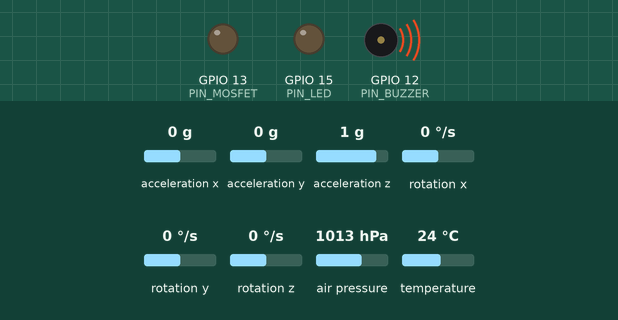
Recording of a sketch running on a simulated ESP32. Parts: output pins drawn as LEDs (lit = HIGH), buzzer (waves = sounding). The inputs (shaded band) are chosen by the test bench; at power-on: acceleration x 0 g, acceleration y 0 g, acceleration z 1 g, rotation x 0 °/s, rotation y 0 °/s, rotation z 0 °/s, air pressure 1013 hPa, temperature 24 °C. No radio packets arrive unless stated; what the sketch prints to the serial monitor is not drawn.

Above: at 1.16 s.
Timing chart, 0 to 4.1 s (numbered marks = the images above):
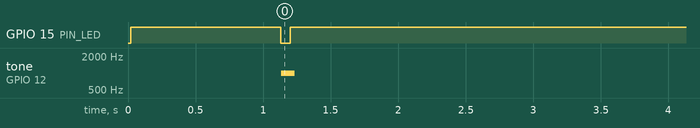

Measured:
- by itself, GPIO 15 (PIN_LED): HIGH → LOW at 1.1 s, → HIGH 0.07 s later
- by itself, tone on GPIO 12 (PIN_BUZZER): silent → 1000 Hz at 1.1 s, → silent 0.10 s later

The sketch:

FlightComputer.ino
```cpp
#include <Wire.h>
#include <SPI.h>
#include <LoRa.h>
#include <Adafruit_MPU6050.h>
#include <Adafruit_BMP085.h>
#include "FlightConfig.h"
#include "KalmanFilter.h"

// --- Components ---
Adafruit_MPU6050 mpu;
Adafruit_BMP085 bmp;
KalmanFilter2D fkalman; // 2D Kalman Filter (Pos, Vel)

// --- State Machine ---
enum FlightState {
  STATE_PRE_FLIGHT = 0,
  STATE_ARMED,
  STATE_POWERED_FLIGHT,
  STATE_COASTING,
  STATE_APOGEE,
  STATE_DESCENT,
  STATE_LANDED
};
FlightState currentState = STATE_PRE_FLIGHT;

// --- Global Variables ---
RocketData dataPacket;
unsigned long lastLoopTime = 0;
unsigned long lastTelemetryTime = 0;
const int LOOP_PERIOD_MS = 5; // 200Hz Control Loop

// Physics Tracking
float groundAltitude = 0;
float maxAltitude = -10000;
unsigned long stateStartTime = 0;

// Landing Detection
unsigned long landingStableStartTime = 0;

// Mosfet Safety
bool mosfetActive = false;
unsigned long mosfetStartTime = 0;

// Attitude Estimation (Complementary Filter)
float pitch = 0;
float roll = 0;
float alpha = 0.98; // Filter weight
unsigned long lastSensorRead = 0;

void setup() {
  Serial.begin(115200);

  // 1. Pin Setup
  pinMode(PIN_MOSFET, OUTPUT);
  digitalWrite(PIN_MOSFET, LOW);
  pinMode(PIN_BUZZER, OUTPUT);
  pinMode(PIN_LED, OUTPUT);

  // 2. I2C & Sensors
  Wire.begin(I2C_SDA, I2C_SCL);
  Wire.setClock(400000); // 400kHz I2C

  if (!mpu.begin()) {
    Serial.println("MPU Fail!");
    while(1);
  }
  mpu.setAccelerometerRange(MPU6050_RANGE_16_G);
  mpu.setGyroRange(MPU6050_RANGE_500_DEG);
  mpu.setFilterBandwidth(MPU6050_BAND_21_HZ);

  if (!bmp.begin()) {
    Serial.println("BMP Fail!");
    while(1);
  }

  // 3. LoRa Setup
  LoRa.setPins(LORA_SS, LORA_RST, LORA_DIO0);
  if (!LoRa.begin(LORA_FREQ)) {
    Serial.println("LoRa Fail!");
    while(1);
  }
  LoRa.setTxPower(17); // Reduced from 20 to 17dBm to prevent power sag issues
  LoRa.setSpreadingFactor(LORA_SPREADING_FACTOR);
  LoRa.setSyncWord(LORA_SYNC_WORD); // Isolate network
  LoRa.enableCrc(); // Enable Data Integrity Check

  // 4. Calibration
  Serial.println("Calibrating Baro...");
  digitalWrite(PIN_LED, HIGH);
  float sum = 0;
  for(int i=0; i<100; i++) {
    sum += bmp.readAltitude(SEA_LEVEL_PRESSURE * 100);
    delay(10);
  }
  groundAltitude = sum / 100.0;
  digitalWrite(PIN_LED, LOW);

  // Initialize Kalman Filter
  // Q_pos=0.1, Q_vel=0.1, R_alt=2.0 (Tune these!)
  fkalman.begin(groundAltitude, 0.1, 0.1, 2.0);

  // Beep to indicate ready
  tone(PIN_BUZZER, 2000, 200);
  Serial.println("READY.");
  currentState = STATE_PRE_FLIGHT; // Start in Pre-flight (Calibration done)
}

void loop() {
  unsigned long currentTime = millis();

  // Main Control Loop at 200Hz
  if (currentTime - lastLoopTime >= LOOP_PERIOD_MS) {
    float dt = (currentTime - lastLoopTime) / 1000.0;
    lastLoopTime = currentTime;

    // A. Read Sensors & Run Physics
    runPhysics(dt);

    // B. State Machine
    updateFSM(currentTime);

    // C. Safety Checks
    checkSafety(currentTime);
  }

  // Telemetry Loop
  // SF8 at 125kHz allows ~10Hz easily.
  // We'll set 200ms (5Hz) as a safe baseline for reliable long range.
  int telem_period = (currentState >= STATE_POWERED_FLIGHT && currentState <= STATE_DESCENT) ? 200 : 1000;

  if (currentTime - lastTelemetryTime >= telem_period) {
    sendTelemetry();
    lastTelemetryTime = currentTime;
  }
}

void runPhysics(float dt) {
  // 1. MPU Read
  sensors_event_t a, g, temp;
  mpu.getEvent(&a, &g, &temp);

  // 2. Attitude Estimation (Complementary Filter)
  // Calculate accelerometer angles
  float accPitch = atan2(a.acceleration.y, a.acceleration.z);
  float accRoll  = atan2(-a.acceleration.x, a.acceleration.z); // Simple approximation

  // Integrate Gyro
  pitch += g.gyro.x * dt;
  roll  += g.gyro.y * dt;

  // Fuse
  pitch = alpha * pitch + (1.0 - alpha) * accPitch;
  roll  = alpha * roll  + (1.0 - alpha) * accRoll;

  // 3. Resolve Vertical Acceleration
  // Rotate body acceleration to earth frame Z
  // a_vert_earth = -sin(pitch)*ax + sin(roll)*cos(pitch)*ay + cos(roll)*cos(pitch)*az
  // Assuming typical orientation relative to sensor frame.
  // Simplified projection: a_z_earth = a_body_z / cos(tilt) approx, but correct rotation is:
  // We want the component opposing gravity.
  // Let's use the dot product with the estimated gravity vector.
  // But strictly per prompt: "remove gravity and resolve Z-vector"

  // True vertical acceleration (removing 9.81 gravity)
  // Using simplified rotation for small angles or standard calculation:
  // a_earth_z = -sin(theta)*ax + cos(theta)*sin(phi)*ay + cos(theta)*cos(phi)*az
  // theta = pitch, phi = roll

  float grav_corrected_accel =
      -sin(pitch) * a.acceleration.x +
       sin(roll) * cos(pitch) * a.acceleration.y +
       cos(roll) * cos(pitch) * a.acceleration.z;

  float vertical_accel = grav_corrected_accel - 9.81;

  // 4. Kalman Prediction
  fkalman.predict(vertical_accel, dt);

  // 5. Kalman Update (Barometer)
  // Only update if new data available? BMP085 is slow (~20-40ms).
  // We can read every loop but it yields same data.
  // Better to check if needed, but for simplicity read every 20ms or just run it.
  // BMP085 read is blocking on some libs, Adafruit_BMP085 is blocking IO.
  // We might want to limit baro reads to 50Hz.
  static unsigned long lastBaro = 0;
  if (millis() - lastBaro > 20) {
    float rawAlt = bmp.readAltitude(SEA_LEVEL_PRESSURE * 100);
    fkalman.update(rawAlt);
    lastBaro = millis();
  }

  // Update Global Data
  dataPacket.acc_mg = (int16_t)(vertical_accel * 1000.0 / 9.81 * 1000.0); // Wait, mg? 1G = 1000mg.
  // vertical_accel is m/s^2. 1G = 9.81.
  dataPacket.acc_mg = (int16_t)((vertical_accel / 9.81) * 1000.0);

  dataPacket.alt_cm = (uint16_t)(fkalman.pos * 100.0);
  dataPacket.vel_cm = (int16_t)(fkalman.vel * 100.0);

  if (fkalman.pos > maxAltitude) maxAltitude = fkalman.pos;
}

void updateFSM(unsigned long now) {
  // Thresholds
  float vel = fkalman.vel;
  float alt = fkalman.pos;
  float accel = dataPacket.acc_mg / 1000.0 * 9.81; // retrieve accel m/s^2

  static int launchDetectCount = 0;

  switch (currentState) {
    case STATE_PRE_FLIGHT:
      digitalWrite(PIN_LED, (now/500)%2); // Blink Slow
      // Move to ARMED if we are stable? Or just direct to ARMED.
      // Simple logic: Go to ARMED after calibration.
      currentState = STATE_ARMED;
      tone(PIN_BUZZER, 1000, 100);
      break;

    case STATE_ARMED:
      digitalWrite(PIN_LED, HIGH); // Solid ON
      // Detect Launch: Accel > Threshold for continuous samples
      if (accel > ACCEL_LAUNCH_THRESHOLD) {
         launchDetectCount++;
         if (launchDetectCount >= 3) {
            currentState = STATE_POWERED_FLIGHT;
            stateStartTime = now;
            dataPacket.state = STATE_POWERED_FLIGHT;
            Serial.println("LAUNCH!");
         }
      } else {
         launchDetectCount = 0;
      }
      break;

    case STATE_POWERED_FLIGHT:
      // Burnout detection: Accel drops (this is hard if drag is high).
      // Time failsafe is good.
      if (now - stateStartTime > 5000) { // 5s timeout
         currentState = STATE_COASTING;
      }
      // Accel drop detect: if accel < 0 (drag starts slowing it down)
      if (accel < 0) {
         currentState = STATE_COASTING;
      }
      break;

    case STATE_COASTING:
      // Apogee Detect: Velocity goes near zero or negative
      if (vel < APOGEE_VEL_THRESHOLD && vel > -APOGEE_VEL_THRESHOLD) {
          // Near zero? Or just when it turns negative?
          // Robust: vel < 0.
      }
      if (vel < -1.0) { // Definitely coming down
         currentState = STATE_APOGEE;
         stateStartTime = now;
         Serial.println("APOGEE!");
         fireEjection(now);
      }
      break;

    case STATE_APOGEE:
      // Deployment is instant event, then move to Descent
      // Just wait for burn time?
      if (now - mosfetStartTime > EJECTION_BURN_TIME + 500) {
        currentState = STATE_DESCENT;
      }
      break;

    case STATE_DESCENT:
      // Landing Detect
      if (abs(alt - groundAltitude) < LANDING_ALT_THRESHOLD && abs(vel) < 0.5) {
        if (landingStableStartTime == 0) landingStableStartTime = now;
        if (now - landingStableStartTime > LANDING_DETECT_TIME) {
          currentState = STATE_LANDED;
          tone(PIN_BUZZER, 3000, 2000); // Long beep
        }
      } else {
        landingStableStartTime = 0;
      }
      break;

    case STATE_LANDED:
      // Siren
      if ((now / 500) % 2 == 0) tone(PIN_BUZZER, 2000);
      else noTone(PIN_BUZZER);

      // Stop LoRa? Prompt says "Stop LoRa".
      // But maybe we want beacon? Prompt: "Action: Stop LoRa; start 'Siren' on Buzzer."
      // I will restrict LoRa in main loop based on state if strictly followed, but usually beacon is good.
      // I'll leave LoRa running for recovery coordinates if requested, but prompt says "Stop LoRa".
      // I will skip sendTelemetry if STATE_LANDED.
      break;
  }
  dataPacket.state = (uint8_t)currentState;
}

void fireEjection(unsigned long now) {
  digitalWrite(PIN_MOSFET, HIGH);
  mosfetActive = true;
  mosfetStartTime = now;
  Serial.println("PYRO FIRE!");
}

void checkSafety(unsigned long now) {
  if (mosfetActive && (now - mosfetStartTime > EJECTION_BURN_TIME)) {
    digitalWrite(PIN_MOSFET, LOW);
    mosfetActive = false;
  }
}

void sendTelemetry() {
  if (currentState == STATE_LANDED) return;

  // Populate Data
  dataPacket.timestamp = millis();
  dataPacket.state = (uint8_t)currentState;
  dataPacket.alt_cm = (int16_t)(fkalman.pos * 100);
  dataPacket.vel_cm = (int16_t)(fkalman.vel * 100);
  dataPacket.acc_mg = (int16_t)((dataPacket.acc_mg / 1000.0) * 1000.0); // Just copying existing var, optimizing:
  // Recalculate acc_mg from physics loop or just trust the global one.
  // We need to make sure dataPacket.acc_mg was set in runPhysics correctly.

  dataPacket.max_alt_cm = (int16_t)(maxAltitude * 100);

  // Calculate Checksum (XOR of all bytes)
  dataPacket.checksum = 0;
  uint8_t *ptr = (uint8_t*)&dataPacket;
  for (int i = 0; i < sizeof(RocketData) - 1; i++) {
    dataPacket.checksum ^= ptr[i];
  }

  // Send
  LoRa.beginPacket();
  LoRa.write((uint8_t*)&dataPacket, sizeof(RocketData));
  LoRa.endPacket();

  // Visual Feedback
  digitalWrite(PIN_LED, HIGH);
  delay(5);
  digitalWrite(PIN_LED, LOW);

  // Debug
  if (currentState < STATE_POWERED_FLIGHT) {
      Serial.print("T:"); Serial.print(dataPacket.timestamp);
      Serial.print(" Alt:"); Serial.println(dataPacket.alt_cm);
  }
}
```

KalmanFilter.h
```cpp
#ifndef KalmanFilter2D_h
#define KalmanFilter2D_h

#include <math.h>

class KalmanFilter2D {
public:
  // State: [position, velocity]
  float pos;
  float vel;

  // Covariance Matrix P
  // [ P00 P01 ]
  // [ P10 P11 ]
  float P00, P01, P10, P11;

  // Process Noise Q (TUNING)
  float Q_pos; // Variance of position process noise
  float Q_vel; // Variance of velocity process noise (accelerometer noise integration)

  // Measurement Noise R (TUNING)
  float R_alt; // Variance of barometer measurement

  KalmanFilter2D() {
    // Initial State
    pos = 0.0f;
    vel = 0.0f;

    // Initial Covariance (High uncertainty initially)
    P00 = 100.0f; P01 = 0.0f;
    P10 = 0.0f;   P11 = 100.0f;

    // Default Tuning (Can be adjusted)
    Q_pos = 0.01f;
    Q_vel = 0.1f;
    R_alt = 0.5f; // Barometer noise variance
  }

  void begin(float initial_alt, float q_pos, float q_vel, float r_alt) {
    pos = initial_alt;
    vel = 0.0f;
    Q_pos = q_pos;
    Q_vel = q_vel;
    R_alt = r_alt;
  }

  // Prediction Step (Physics Update)
  // u = acceleration (m/s^2)
  // dt = time step (seconds)
  void predict(float u, float dt) {
    // State Extrapolation: x = Fx + Bu
    // F = [1, dt; 0, 1]
    // B = [0.5*dt^2; dt]
    float old_pos = pos;
    float old_vel = vel;

    pos = old_pos + old_vel * dt + 0.5f * u * dt * dt;
    vel = old_vel + u * dt;

    // Covariance Extrapolation: P = FPF' + Q
    // FPF' expansion for 2x2:
    float dt2 = dt * dt;
    float next_P00 = P00 + dt * (P10 + P01) + dt2 * P11 + Q_pos;
    float next_P01 = P01 + dt * P11;
    float next_P10 = P10 + dt * P11;
    float next_P11 = P11 + Q_vel;

    P00 = next_P00;
    P01 = next_P01;
    P10 = next_P10;
    P11 = next_P11;
  }

  // Update Step (Correction from Barometer)
  // z = measured altitude
  void update(float z) {
    // Observation Matrix H = [1, 0]
    // Innovation (Residual) y = z - Hx
    float y = z - pos;

    // Innovation Covariance S = HPH' + R
    float S = P00 + R_alt;

    // Kalman Gain K = PH' * inv(S)
    float K0 = P00 / S;
    float K1 = P10 / S;

    // State Correction: x = x + Ky
    pos = pos + K0 * y;
    vel = vel + K1 * y;

    // Covariance Correction: P = (I - KH)P
    float old_P00 = P00;
    float old_P01 = P01;

    P00 = P00 - K0 * old_P00;
    P01 = P01 - K0 * old_P01;
    P10 = P10 - K1 * old_P00;
    P11 = P11 - K1 * old_P01;
  }
};

#endif
```

FlightConfig.h
```cpp
#ifndef FLIGHT_CONFIG_H
#define FLIGHT_CONFIG_H

#include <stdint.h>

// --- Pin Definitions (ESP32) ---
#define LORA_SS     5
#define LORA_RST    14
#define LORA_DIO0   2

#define I2C_SDA     21
#define I2C_SCL     22
#define PIN_MOSFET  13
#define PIN_BUZZER  12 // User preferred Pin 12
#define PIN_LED     15

// --- Constants ---
#define SEA_LEVEL_PRESSURE    1013
#define LORA_FREQ             433E6
#define LORA_TX_POWER         20
#define LORA_SPREADING_FACTOR 8     // Balanced for range/speed
#define LORA_SYNC_WORD        0xF3  // Network Isolation

// --- Tuning ---
#define ACCEL_LAUNCH_THRESHOLD  15.0
#define APOGEE_VEL_THRESHOLD    2.0
#define LANDING_ALT_THRESHOLD   10.0
#define EJECTION_BURN_TIME      2000
#define LANDING_DETECT_TIME     3000

// --- Telemetry Packet (14 Bytes) ---
// Switched to standard types for reliability.
// Size increase is negligible for LoRa.
#pragma pack(push, 1)
struct RocketData {
  uint32_t timestamp;   // 4 bytes
  uint8_t  state;       // 1 byte
  int16_t  alt_cm;      // 2 bytes
  int16_t  vel_cm;      // 2 bytes
  int16_t  acc_mg;      // 2 bytes
  int16_t  max_alt_cm;  // 2 bytes (Added for redundancy)
  uint8_t  checksum;    // 1 byte (XOR checksum)
};
#pragma pack(pop)

#endif
```
